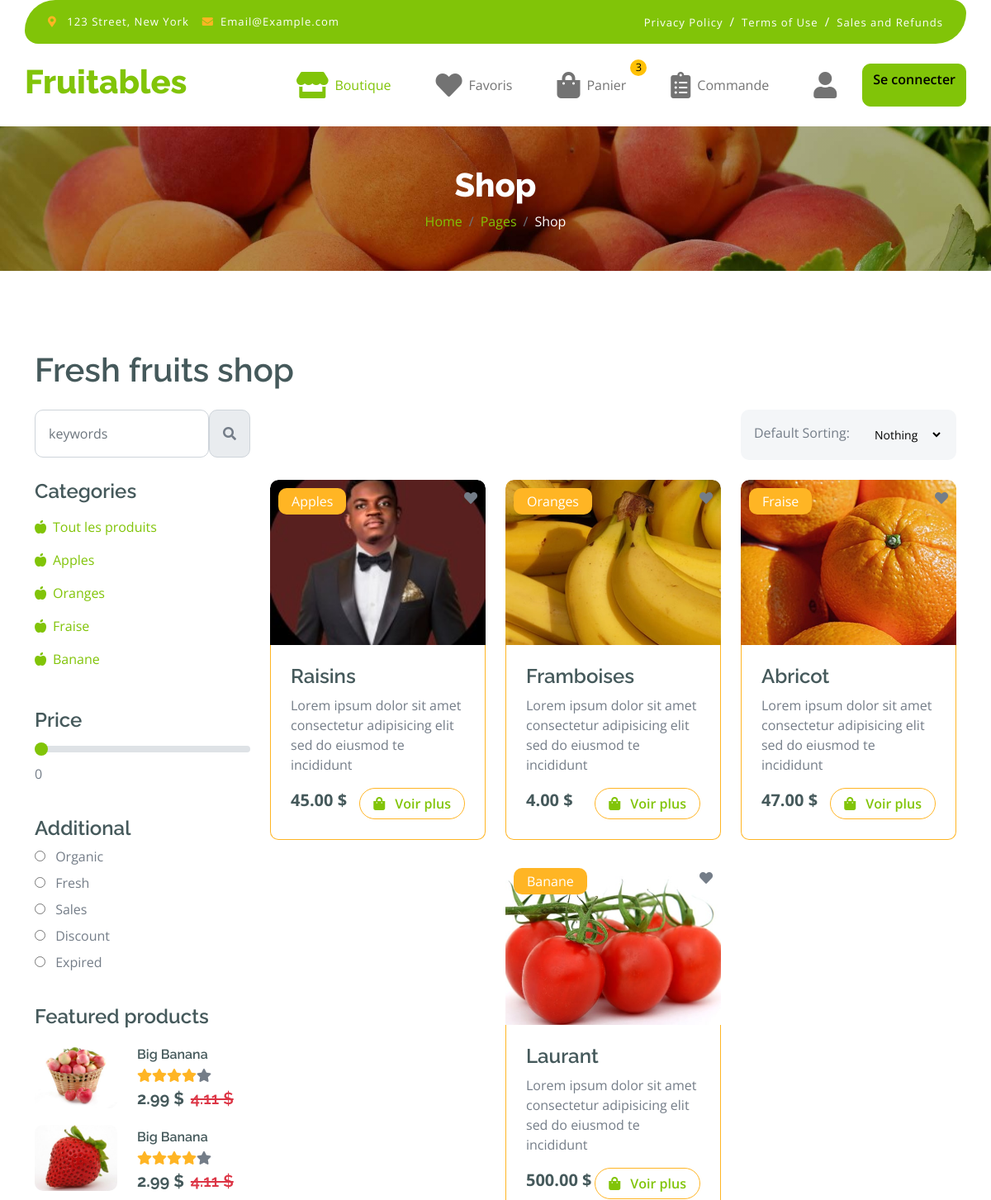
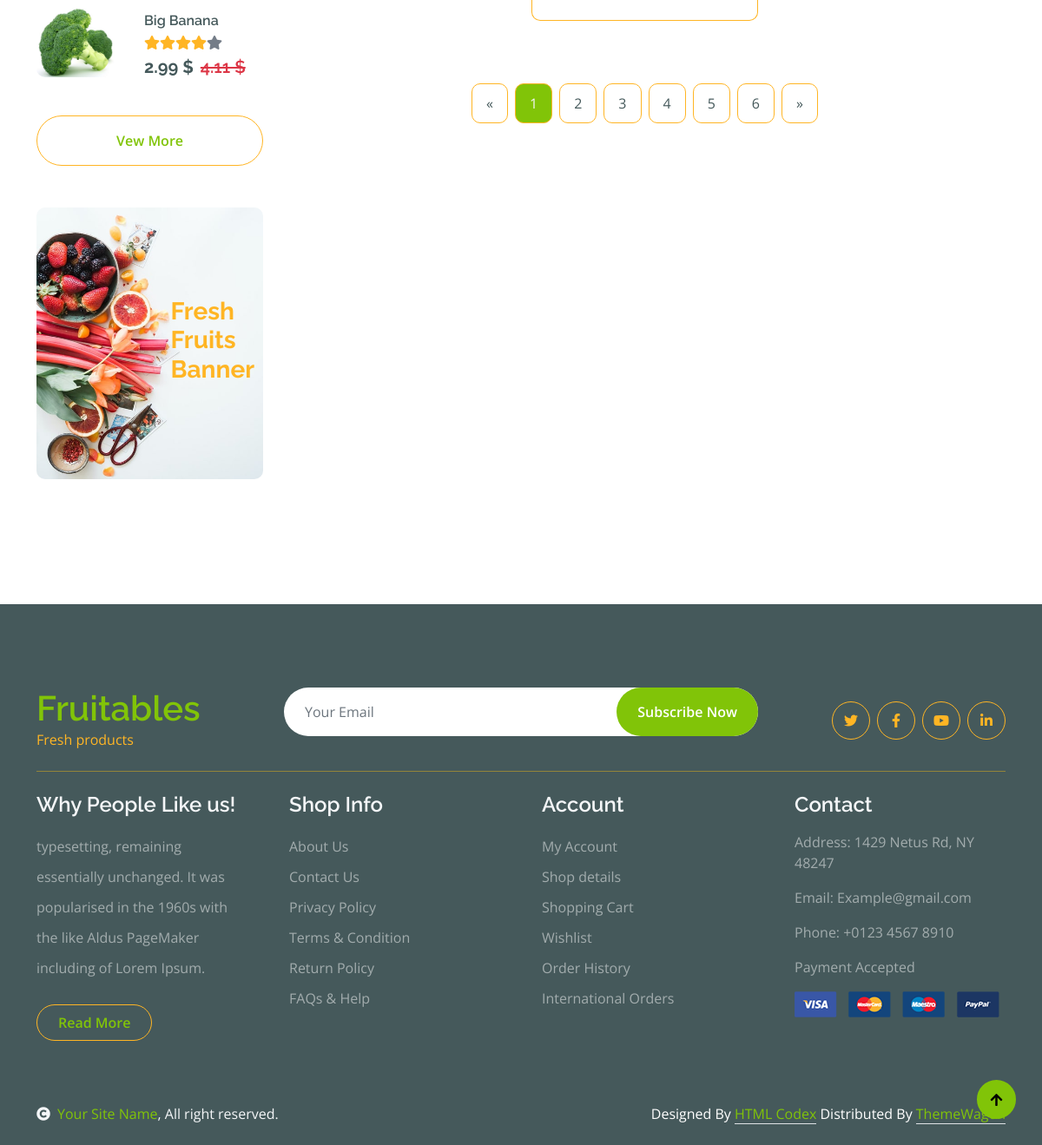
The page /shop.php on the database its author committed (2 pictures, top to bottom).
### tables this page shows
CREATE TABLE `categories` (
  `id` int(11) NOT NULL,
  `nom` varchar(255) NOT NULL,
  `description` text DEFAULT NULL,
  `cree_le` timestamp NOT NULL DEFAULT current_timestamp()
);

CREATE TABLE `produits` (
  `id` int(11) NOT NULL,
  `nom` varchar(255) NOT NULL,
  `description` text DEFAULT NULL,
  `prix` decimal(10,2) NOT NULL,
  `image` varchar(255) DEFAULT NULL,
  `categorie_id` int(11) DEFAULT NULL,
  `cree_le` timestamp NOT NULL DEFAULT current_timestamp()
);

### shop.php (the view, shortened to what the rows shown need)
<?php
include 'head.php';
?>
<body>
<?php include 'header.php'; ?>
<div class="container-fluid page-header py-5">
    <h1 class="text-center text-white display-6">Shop</h1>
</div>
<div class="container-fluid fruite py-5">
    <div class="container py-5">
        <h1 class="mb-4">Fresh fruits shop</h1>
        <div class="row g-4">
            <div class="col-lg-12">
                <div class="row g-4">
                    <div class="col-lg-3">
                        <div class="row g-4">
                            <div class="col-lg-12">
                                <div class="mb-3">
                                    <ul class="list-unstyled fruite-categorie">
                                        <?php
                                        $stmt = $pdo->query('SELECT id, nom FROM categories');
                                        while ($row = $stmt->fetch()) {
                                            echo '<li>
                                                <div class="d-flex justify-content-between fruite-name">
                                                    <a href="shop.php?category=' . $row['id'] . '"><i class="fas fa-apple-alt me-2"></i>' . htmlspecialchars($row['nom']) . '</a>
                                                </div>
                                            </li>';
                                        }
                                        ?>
                                    </ul>
                                </div>
                            </div>
                        </div>
                    </div>
                    <div class="col-lg-9">
                        <div class="row g-4 justify-content-center">
                            <?php
                            $query = 'SELECT p.id, p.nom, p.description, p.prix, p.image, c.nom AS categorie_nom
                                      FROM produits p
                                      JOIN categories c ON p.categorie_id = c.id';
                            $stmt = $pdo->prepare($query);
                            $stmt->execute();
                            while ($row = $stmt->fetch()) {
                                $isFavorited = false;
                                echo '<div class="col-md-6 col-lg-6 col-xl-4">
                                    <div class="rounded position-relative fruite-item">
                                        <div class="fruite-img">
                                            <img src="images/' . htmlspecialchars($row['image']) . '" class="img-fluid w-100 rounded-top" alt="">
                                        </div>
                                        <div class="text-white bg-secondary px-3 py-1 rounded position-absolute" style="top: 10px; left: 10px;">' . htmlspecialchars($row['categorie_nom']) . '</div>
                                        <div class="favorite-icon" data-product-id="' . htmlspecialchars($row['id']) . '">
                                            <i class="fa fa-heart' . ($isFavorited ? ' favorited' : '') . '"></i>
                                        </div>
                                        <div class="p-4 border border-secondary border-top-0 rounded-bottom">
                                            <h4>' . htmlspecialchars($row['nom']) . '</h4>
                                            <p>' . htmlspecialchars($row['description']) . '</p>
                                            <div class="d-flex justify-content-between flex-lg-wrap">
                                                <p class="text-dark fs-5 fw-bold mb-0">' . htmlspecialchars($row['prix']) . ' $</p>
                                                <a href="shop-detail.php?id=' . htmlspecialchars($row['id']) . '" class="btn border border-secondary rounded-pill px-3 text-primary"><i class="fa fa-shopping-bag me-2 text-primary"></i> Voir plus</a>
                                            </div>
                                        </div>
                                    </div>
                                </div>';
                            }
                            ?>
                        </div>
                    </div>
                </div>
            </div>
        </div>
    </div>
</div>
<div class="container-fluid bg-dark text-white-50 footer pt-5 mt-5">
    <div class="container py-5">
        <div class="pb-4 mb-4" style="border-bottom: 1px solid rgba(226, 175, 24, 0.5) ;">
            <div class="row g-4">
                <div class="col-lg-3">
                    <a href="#">
                        <h1 class="text-primary mb-0">Fruitables</h1>
                    </a>
                </div>
            </div>
        </div>
    </div>
</div>
</body>
</html>

### rows shown on the page
categories: nom "Apples"
categories: nom "Oranges"
categories: nom "Fraise"
categories: nom "Banane"
produits: image (picture), categorie.nom "Apples", nom "Raisins", description "Lorem ipsum dolor sit amet consectetur adipisicing elit sed do eiusmod te incididunt", prix "45.00"
produits: image (picture), categorie.nom "Oranges", nom "Framboises", description "Lorem ipsum dolor sit amet consectetur adipisicing elit sed do eiusmod te incididunt", prix "4.00"
produits: image (picture), categorie.nom "Fraise", nom "Abricot", description "Lorem ipsum dolor sit amet consectetur adipisicing elit sed do eiusmod te incididunt", prix "47.00"
produits: image (picture), categorie.nom "Banane", nom "Laurant", description "Lorem ipsum dolor sit amet consectetur adipisicing elit sed do eiusmod te incididunt", prix "500.00"
